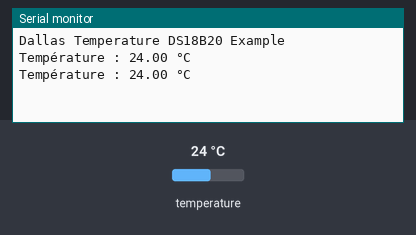
Simulated run of this sketch. Board: Arduino Uno, built with avr-gcc and run on an emulated ATmega328P. Shown: the last lines printed to the serial monitor. Inputs (shaded band) come from the test bench; at power-on: temperature 24 °C.

Above: at 3.3 s.
3.4 s: temperature set to 12 °C
At 5.5 s:
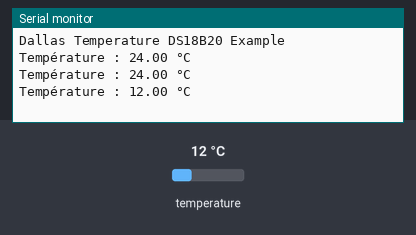
5.9 s: temperature set to 19 °C
At 6.9 s:
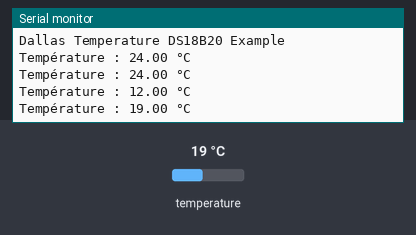
Timing chart, 0 to 8.9 s (numbered marks = the images above; inputs shaded):
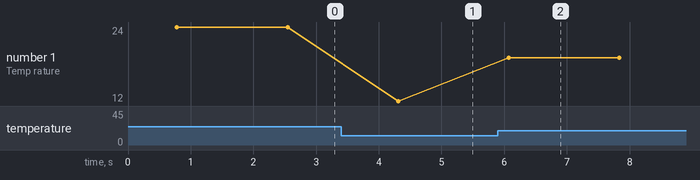

The sketch:

SondTEMP.ino
```cpp
#include <OneWire.h>
#include <DallasTemperature.h>

// Définir le port GPIO pour le capteur DS18B20
#define ONE_WIRE_BUS 15

// Initialiser l'instance OneWire pour communiquer avec n'importe quel appareil OneWire
OneWire oneWire(ONE_WIRE_BUS);

// Passer l'instance OneWire au capteur DallasTemperature
DallasTemperature sensors(&oneWire);

void setup() {
  // Démarrer la communication série pour le débogage
  Serial.begin(115200);
  Serial.println("Dallas Temperature DS18B20 Example");

  // Démarrer le capteur
  sensors.begin();
}

void loop() {
  // Demander au capteur de lire la température
  sensors.requestTemperatures();

  // Obtenir la température en degrés Celsius
  float temperatureC = sensors.getTempCByIndex(0);

  // Imprimer la température sur le moniteur série
  Serial.print("Température : ");
  Serial.print(temperatureC);
  Serial.println(" °C");

  // Attendre 1 seconde avant de lire à nouveau
  delay(1000);
}
```

Measured:
- after the input at 3.4 s, the serial monitor: prints a new line after 0.91 s (image 1)
- after the input at 5.9 s, the serial monitor: prints a new line after 0.17 s (image 2)
- plotted number 1: 24 → 12 after the input at 3.4 s, 12 → 19 after the input at 5.9 s
